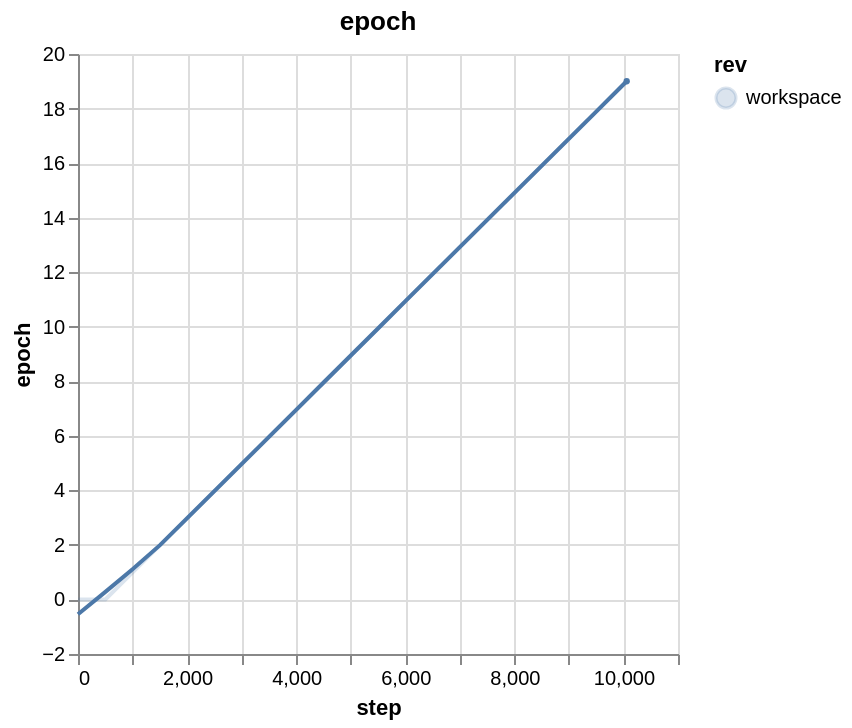

Vega-Lite specification stored for this chart:
### Vega-Lite specification from a JSON file in a GitHub repository (floating-point values rounded to 4 significant figures)
{"$schema": "https://vega.github.io/schema/vega-lite/v5.json", "data": {"values": [{"step": "502", "epoch": "0", "rev": "workspace"}, {"step": "502", "epoch": "0", "rev": "workspace"}, {"step": "1005", "epoch": "1", "rev": "workspace"}, {"step": "1005", "epoch": "1", "rev": "workspace"}, {"step": "1508", "epoch": "2", "rev": "workspace"}, {"step": "1508", "epoch": "2", "rev": "workspace"}, {"step": "2011", "epoch": "3", "rev": "workspace"}, {"step": "2011", "epoch": "3", "rev": "workspace"}, {"step": "2514", "epoch": "4", "rev": "workspace"}, {"step": "2514", "epoch": "4", "rev": "workspace"}, {"step": "3017", "epoch": "5", "rev": "workspace"}, {"step": "3017", "epoch": "5", "rev": "workspace"}, {"step": "3520", "epoch": "6", "rev": "workspace"}, {"step": "3520", "epoch": "6", "rev": "workspace"}, {"step": "4023", "epoch": "7", "rev": "workspace"}, {"step": "4023", "epoch": "7", "rev": "workspace"}, {"step": "4526", "epoch": "8", "rev": "workspace"}, {"step": "4526", "epoch": "8", "rev": "workspace"}, {"step": "5029", "epoch": "9", "rev": "workspace"}, {"step": "5029", "epoch": "9", "rev": "workspace"}, {"step": "5532", "epoch": "10", "rev": "workspace"}, {"step": "5532", "epoch": "10", "rev": "workspace"}, {"step": "6035", "epoch": "11", "rev": "workspace"}, {"step": "6035", "epoch": "11", "rev": "workspace"}, {"step": "6538", "epoch": "12", "rev": "workspace"}, {"step": "6538", "epoch": "12", "rev": "workspace"}, {"step": "7041", "epoch": "13", "rev": "workspace"}, {"step": "7041", "epoch": "13", "rev": "workspace"}, {"step": "7544", "epoch": "14", "rev": "workspace"}, {"step": "7544", "epoch": "14", "rev": "workspace"}, {"step": "8047", "epoch": "15", "rev": "workspace"}, {"step": "8047", "epoch": "15", "rev": "workspace"}, {"step": "8550", "epoch": "16", "rev": "workspace"}, {"step": "8550", "epoch": "16", "rev": "workspace"}, {"step": "9053", "epoch": "17", "rev": "workspace"}, {"step": "9053", "epoch": "17", "rev": "workspace"}, {"step": "9556", "epoch": "18", "rev": "workspace"}, {"step": "9556", "epoch": "18", "rev": "workspace"}, {"step": "10059", "epoch": "19", "rev": "workspace"}, {"step": "10059", "epoch": "19", "rev": "workspace"}, {"step": "0", "epoch": "0", "rev": "workspace"}]}, "title": "epoch", "width": 300, "height": 300, "layer": [{"mark": "line", "encoding": {"x": {"field": "step", "type": "quantitative", "title": "step"}, "y": {"field": "epoch", "type": "quantitative", "title": "epoch", "scale": {"zero": false}}, "color": {"field": "rev", "type": "nominal"}, "tooltip": [{"field": "step", "title": "step", "type": "quantitative"}, {"field": "epoch", "title": "epoch", "type": "quantitative"}]}, "transform": [{"loess": "epoch", "on": "step", "groupby": ["rev", "filename", "field", "filename::field"]}]}, {"mark": {"type": "line", "opacity": 0.2}, "encoding": {"x": {"field": "step", "type": "quantitative", "title": "step"}, "y": {"field": "epoch", "type": "quantitative", "title": "epoch", "scale": {"zero": false}}, "color": {"field": "rev", "type": "nominal"}, "tooltip": [{"field": "step", "title": "step", "type": "quantitative"}, {"field": "epoch", "title": "epoch", "type": "quantitative"}]}}, {"mark": {"type": "circle", "size": 10, "tooltip": {"content": "encoding"}}, "encoding": {"x": {"aggregate": "max", "field": "step", "type": "quantitative", "title": "step"}, "y": {"aggregate": {"argmax": "step"}, "field": "epoch", "type": "quantitative", "title": "epoch", "scale": {"zero": false}}, "color": {"field": "rev", "type": "nominal"}}}]}
